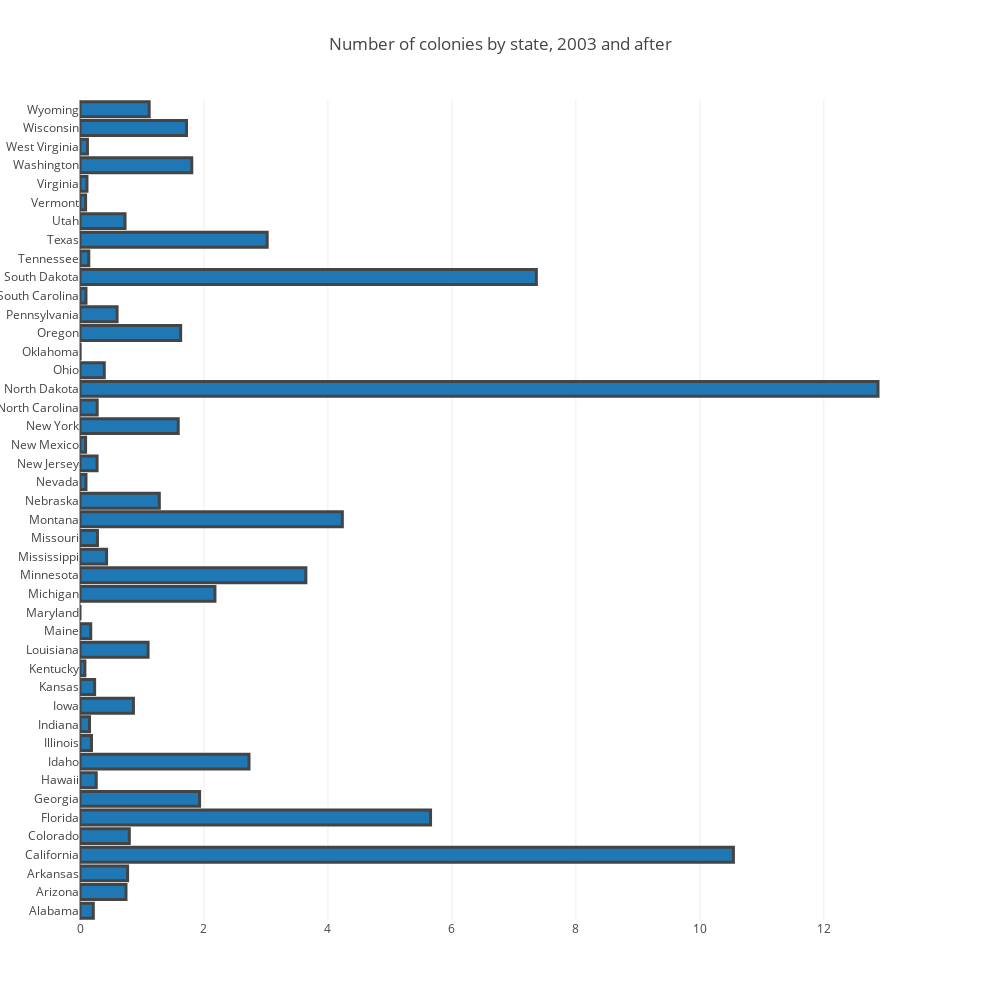

The notebook cell saved with this chart:
### Markdown cell above
Let's look at the above graph. This time we are talking about number of colonies. Again Califronia pre 2003 is in the lead but, North and South Dakota are not far behind.

### Code cell
df_summed2 = df_2003.groupby(['StateName']) ['numcol'].sum().reset_index()
trace1 = go.Bar(
    y=df_summed2.StateName,
    x=df_summed2.numcol,
    name='4',
    orientation = 'h',
    marker = dict(
        line = dict(
             colorscale = [[0, 'rgb(166,206,227)'], [0.25, 'rgb(31,120,180)'], [0.45, 'rgb(178,223,138)'], 
                      [0.65, 'rgb(51,160,44)'], [0.85, 'rgb(251,154,153)'], [1, 'rgb(227,26,28)']],
            width = 3)
    )
)
data = [trace1]
layout = go.Layout(
    title='Number of colonies by state, 2003 and after',
    barmode='stack',
    autosize=False,
    width=1000,
    height=1000
)

fig = go.Figure(data=data, layout=layout)
iplot(fig, filename='marker-h-bar')

### Figure 1 — Plotly figure (JSON) as saved in the notebook; plotly's stock layout.template omitted (floating-point values rounded to 4 significant figures)
{"data": [{"marker": {"line": {"colorscale": [[0, "rgb(166,206,227)"], [0.25, "rgb(31,120,180)"], [0.45, "rgb(178,223,138)"], [0.65, "rgb(51,160,44)"], [0.85, "rgb(251,154,153)"], [1, "rgb(227,26,28)"]], "width": 3}}, "name": "SF Zoo", "orientation": "h", "type": "bar", "uid": "cb7bfb24-fdb8-11e8-a29b-d05099a30b15", "x": [0.2146, 0.7421, 0.7677, 10.54, 0.7953, 5.656, 1.929, 0.2618, 2.726, 0.185, 0.1535, 0.8622, 0.2362, 0.07874, 1.098, 0.1732, 0, 2.177, 3.644, 0.4291, 0.2815, 4.232, 1.28, 0.09646, 0.2756, 0.09055, 1.585, 0.2776, 12.87, 0.3917, 0.001969, 1.624, 0.5984, 0.09646, 7.362, 0.1417, 3.02, 0.7264, 0.09055, 0.1122, 1.803, 0.1201, 1.719, 1.116], "y": ["Alabama", "Arizona", "Arkansas", "California", "Colorado", "Florida", "Georgia", "Hawaii", "Idaho", "Illinois", "Indiana", "Iowa", "Kansas", "Kentucky", "Louisiana", "Maine", "Maryland", "Michigan", "Minnesota", "Mississippi", "Missouri", "Montana", "Nebraska", "Nevada", "New Jersey", "New Mexico", "New York", "North Carolina", "North Dakota", "Ohio", "Oklahoma", "Oregon", "Pennsylvania", "South Carolina", "South Dakota", "Tennessee", "Texas", "Utah", "Vermont", "Virginia", "Washington", "West Virginia", "Wisconsin", "Wyoming"]}], "layout": {"autosize": false, "barmode": "stack", "height": 1000, "title": "Number of colonies by state, 2003 and after", "width": 1000}}
